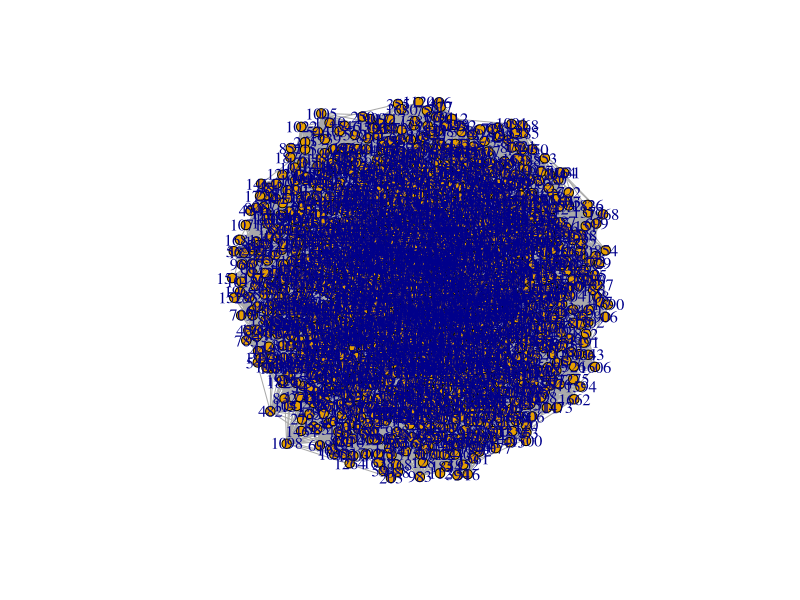

Generate this figure with R: (Note: a time limit stopped this script after it produced the figure.)


# get / set workdirectory
################################################################################################################

getwd()
setwd(dir = "/Users/oliver.belmans/Data/R_workdirectory/Thesis")

# load packages
################################################################################################################

pkg <- c("tidyverse","dtplyr",  "statnet", "igraph", "data.table")
lapply(pkg, require, character.only = TRUE)

# read sample dataset (for now make sample set)
################################################################################################################
# sample_cdr <- fread(input = "sample_cdr.txt", header = TRUE, sep = ",", stringsAsFactors = FALSE)

# Make Dummy set
net <- sample_smallworld(dim = 1, size = 2000, nei =  30, p = 0.8, loops = FALSE, multiple = TRUE)
size_net <- ecount(net)

date_time_gerenator <- function(N, st="2010/01/01", et="2010/01/31") {
  st <- as.POSIXct(as.Date(st))
  et <- as.POSIXct(as.Date(et))
  dt <- as.numeric(difftime(et,st,unit="sec"))
  ev <- sort(runif(N, 0, dt))
  rt <- st + ev
}

# transform graph dataset to dataframe and add extra variables (call date time, call duration)
sample_cdr <- data.table(as_data_frame(x = net)) %>%
  mutate(
    # use size_net for correct number of records to generate
    CALL_START_DT_TM = date_time_gerenator(size_net),
    # generate random call duration 
    CALL_ACTUAL_DURATION = round(abs(rnorm(size_net, 100, 200)),0)
  )
# print head
head(sample_cdr)
# Basic Checks
################################################################################################################

# Check if caller appear as callee
# table(sample_cdr$A_NUMBER %in% sample_cdr$B_NUMBER)

# Variable manipulations
################################################################################################################

## CALL_START_DT to date format
## Create extra date/time variables like week-, daynumber, houres
sample_cdr <-
  sample_cdr %>%
  mutate(
  # CALL_START_DT_TM = strptime(paste(sample_cdr$CALL_START_DT, sample_cdr$CALL_START_TM),"%d%b%Y %H:%M:%S")
  WEEK_NR = format(CALL_START_DT_TM, "%U"),
  DAY_NR = format(CALL_START_DT_TM, "%w"),
  DAY = format(CALL_START_DT_TM, "%a"),
  HOUR = as.integer(format(CALL_START_DT_TM, "%H")),
  PEAK_HOUR = ifelse(HOUR >= 8 & HOUR <= 18, 1, 0),
  WEEKDAYS = ifelse(DAY_NR %in% c(0,6), 0, 1)
  )

# todo: Filter outliers or non relevant items
# based on duration

# todo: filter irrelevant user for network features, outside network? 
# which hold no node information (no outgoing)


# Question: how to label new customers?


# Variable creation based on usage
# create usage KPI 
################################################################################################################

# Create stats which will focus on week

# per Hour
week_set <- 
  sample_cdr %>%
  group_by(WEEK_NR, from) %>%
  summarise(
    nr_call= n(),
    ave_call_time = mean(CALL_ACTUAL_DURATION),
    total_call_time = sum(CALL_ACTUAL_DURATION)
  ) %>%
  gather(variable, value, -c(from, WEEK_NR)) %>%
  unite(temp, variable, WEEK_NR) %>%
  spread(temp, value, fill = 0)

day_set <- 
  sample_cdr %>%
  group_by(WEEK_NR, from, DAY) %>%
  summarise(
    nr_call= n(),
    ave_call_time = mean(CALL_ACTUAL_DURATION),
    total_call_time = sum(CALL_ACTUAL_DURATION)
  ) %>%
  gather(variable, value, -c(from, WEEK_NR, DAY)) %>%
  unite(temp, variable, DAY) %>%
  spread(temp, value, fill = 0)

peak_set <-
  sample_cdr %>%
  group_by(WEEK_NR, from, PEAK_HOUR) %>%
  summarise(
    nr_call= n(),
    ave_call_time = mean(CALL_ACTUAL_DURATION),
    total_call_time = sum(CALL_ACTUAL_DURATION)
  ) %>%
  gather(variable, value, -c(from, WEEK_NR, PEAK_HOUR)) %>%
  unite(temp, variable, PEAK_HOUR) %>%
  spread(temp, value, fill = 0)

weekday_set <- 
  sample_cdr %>%
  group_by(WEEK_NR, from, WEEKDAYS) %>%
  summarise(
    nr_call= n(),
    ave_call_time = mean(CALL_ACTUAL_DURATION),
    total_call_time = sum(CALL_ACTUAL_DURATION)
  ) %>%
  gather(variable, value, -c(from, WEEK_NR, WEEKDAYS)) %>%
  unite(temp, variable, WEEKDAYS) %>%
  spread(temp, value, fill = 0)

base_dataset <-
  unique(select(sample_cdr, from, WEEK_NR)) %>% arrange(from, WEEK_NR)

full_dataset <-
  


# prev_call: is the elapsed time (in minutes) from the previous call
# weekend_voice_out_calls – number of outgoing voice calls during weekends;
# workdays_voice_out_calls – number of outgoing voice calls on working days;
# worktime_voice_out_calls – duration of outgoing voice calls on working hours (8:00 a.m. – 6:00 p.m.);
# average call duration
# % of weekday calls (Monday – Friday)
# % of daytime calls (9am – 5pm)
# average # calls received per day
# average # calls originated per day

# Variable creation 
# SOCIAL NETWORK ANALYSIS: package statnet
################################################################################################################
# load our data into a network object
# assume that the raw data for our analysis is in a transactional format like CDR

## make empty graphobject, with preserved memory from CDR data
# net <- graph.empty(n = nrow(sample_cdr))

# net <- graph_from_data_frame(sample_cdr, directed = FALSE)
# plot.igraph(net, vertex.size = 2)

# plot sample network
plot.igraph(net,vertex.label=V(net)$name, vertex.size=5)

# Using edgelists with associated edge values to create a weighted network. 
# which kpi as weight?
# E(net)$weight = as.numeric(<< add weight column >>)


# Network characteristics
################################################################################################################

# type of network
# directed or undirected
# total number of vertices n
# total number of edges m
# mean degree c
# fraction of vertices in the largest component S (or the largest weakly connected component in the case of a directed network);
# mean geodesic distance between connected vertex pairs `
# exponent α of the degree distribution if the distribution follows a power
# law (or - if not; in/out-degree exponents are given for directed graphs);
# local clustering coefficient C:
#   Average local clustering coefficient over all nodes
# the degree correlation coefficient r

# NODE CHARACTERISTICS
################################################################################################################

# !! normalized output: This step is very important when dealing with parameters of different units and scales.!!
# typical neural network algorithm require data that on a 0-1 scale.

# Degree's: The nodes with higher degree is more central.
# in, out, all : choose whether directed or undirected graph
# normalized: degree / number of nodes
net_degree <- degree(graph = net, v = V(net), mode = "all", loops = FALSE, normalized = TRUE)
degree_in = degree(graph = net, v =V(net), normalized = TRUE, mode="in", loops = FALSE)
degree_out= degree(graph = net, v = V(net), normalized = TRUE, mode="out", loops = FALSE)

# plot network with degree as size of the nodes
V(net)$size=degree(net, normalized = FALSE)
plot.igraph(net,vertex.label=NA)

# closeness
# farness/peripherality of a node v is defined as the sum of its distances to all other nodes
net_closeness <- closeness(graph = net, vids = V(net), mode = "all", normalized = TRUE)

# The distance dij (shortest path, geodesic path) between two nodes i and j is the number of edges along the shortest path connecting them.
net_shortestpath <- shortest.paths(graph = net, v = V(net))

# P(two randomly selected friends of A are friends)
net_transitiity <- transitivity(graph = net, isolates = 'zero', type="localundirected") # per node
# transitivity(graph = net, type="average") # global

# Count how many triangles a vertex is part of, in a graph, or just list the triangles of a graph.
net_triangles <- count_triangles(graph = net, vids = V(net))

# Betweenness: defined by the number of geodesics (shortest paths) going through a vertex or an edge.
# Betweenness centrality quantifies the number of times a node acts as a bridge along the shortest path between two other nodes
net_betweenness <-  betweenness(graph = net, v = V(net), directed = FALSE, normalized = TRUE)

# Eigenvector centrality
# importance comes from degree level of other connected nodes
net_ev <- evcent(graph = net, directed = FALSE)

# commands for reach or distance-weighted reach
# Reach: 2-reach and 3-reach is simply the proportion of nodes you can reach within 2 steps or 3 steps, respectively.

# 2-reach:
reach2=function(x){
  r=vector(length=vcount(x))
  for (i in 1:vcount(x)){
    n=neighborhood(x,2,nodes=i)
    ni=unlist(n)
    l=length(ni)
    r[i]=(l)/vcount(x)}
  r}

reach2(net)

# 3-reach:
reach3=function(x){
  r=vector(length=vcount(x))
  for (i in 1:vcount(x)){
    n=neighborhood(x,3,nodes=i)
    ni=unlist(n)
    l=length(ni)
    r[i]=(l)/vcount(x)}
  r}

reach3(net)

# ?
# distance-weighted reach:
dwreach=function(x){
  distances=shortest.paths(x) #create matrix of geodesic distances
  diag(distances)=1 # replace the diagonal with 1s
  weights=1/distances # take the reciprocal of distances
  apply(weights,1,sum) # sum for each node (row)
}

dwreach(net)


# Google’s PageRank is a variant of the Eigenvector centrality measure for directed network
net_pagerank <- page_rank(graph = net, vids = V(net), directed = FALSE, damping = 0.85)


# Check correlation
################################################################################################################

df <- data.frame(net_degree, net_betweenness, net_closeness, net_pagerank[[1]], net_ev[[1]])
require(corrplot)
cor_df <- cor(df, method = "spearman") # Spearman correlation matrix
pairs(~ net_degree + net_betweenness + net_closeness + net_pagerank[[1]] + net_ev[[1]], main="Simple Scatterplot Matrix")
corrplot(cor_df)

# Generally, the 3 centrality types will be positively correlated
# When they are not (low) correlated, it probably tells you something interesting about the network
# http://www2.unb.ca/~ddu/6634/Lecture_notes/Lecture_4_centrality_measure.pdf slide 51
